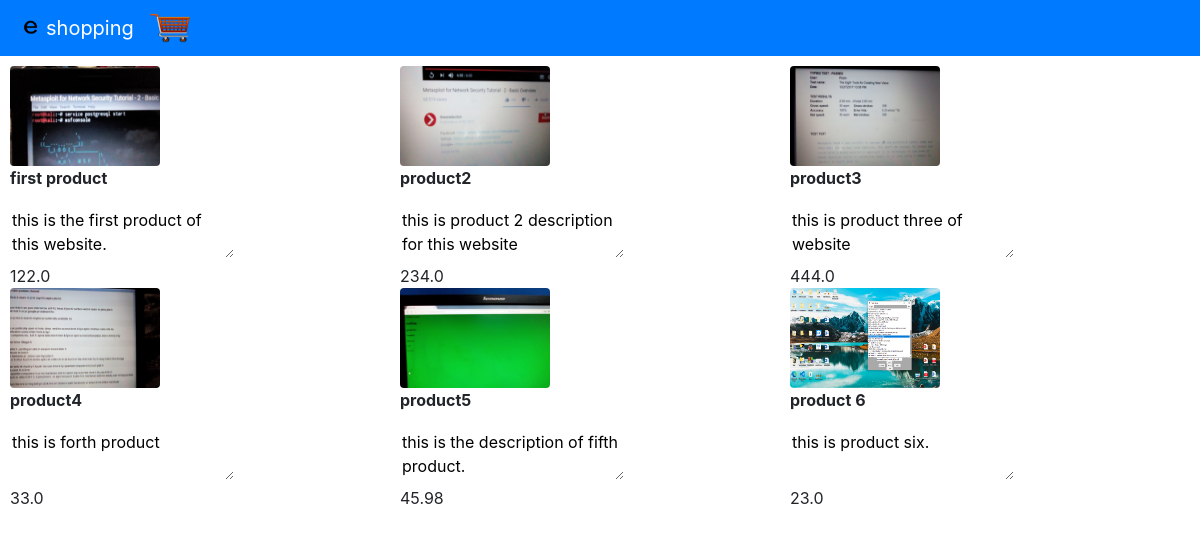
The page / on the database its author committed.
### products/models.py (models this page shows, shortened)
class Products_db(models.Model):
    Product_id = models.AutoField(primary_key=True)
    Product_img = models.ImageField()
    Product_name = models.CharField(max_length=50)
    Product_desc = models.TextField()
    Product_price = models.FloatField()
    available = models.BooleanField(default=True)
    hide = models.BooleanField(default=False)

### products/views.py (the view)
# urls.py: path('', views.index, name='index')
def index(request):
    all_products = Products_db.objects.all()
    return render(request,'products/index.html',{'all_products':all_products})

### templates/products/index.html
{% extends "base.html" %}
{% block content %}
<nav class="navbar navbar-expand-md navbar-dark bg-primary">
  <a class="navbar-brand" href="/">
    <img src="media/eshopping.png" width="30" height="30" class="d-inline-block align-top" alt="">shopping</a>
  <a href="/carts"><img src="media/carts.png" width="40" height="30" class="d-inline-block align-right" style="margin-right:16px;" > </a>
</nav>
<div class="container" style="padding:0px; margin:10px;">
  {% if all_products %}
  <div class="row">
    {% for product in all_products %}
    <div class="col-6 col-md-4"><img src="{{product.Product_img.url}}" class="rounded" height="100" width="150">
      <p class="font-weight-bold">{{product.Product_name}}</p>
       <textarea rows="2" style="border: 0ch;" >{{product.Product_desc}}</textarea>
      <br>
      {{ product.Product_price}}
    </div>
    {% endfor %}
  </div>
</div>
{% endif %}
{% endblock content %}

### templates/base.html (shortened to what this page needs)
<!doctype html>
<html lang="en">
  <head>
    <link rel="stylesheet" href="https://cdn.jsdelivr.net/npm/bootstrap@4.5.3/dist/css/bootstrap.min.css">
  </head>
  <body>
    {% block content %}
    {% endblock content %}
  </body>
</html>

### rows shown on the page
Products_db: Product_img (picture), Product_name "first product", Product_desc "this is the first product of this website.", Product_price "122.0"
Products_db: Product_img (picture), Product_name "product2", Product_desc "this is product 2 description for this website", Product_price "234.0"
Products_db: Product_img (picture), Product_name "product3", Product_desc "this is product three of website", Product_price "444.0"
Products_db: Product_img (picture), Product_name "product4", Product_desc "this is forth product", Product_price "33.0"
Products_db: Product_img (picture), Product_name "product5", Product_desc "this is the description of fifth product.", Product_price "45.98"
Products_db: Product_img (picture), Product_name "product 6", Product_desc "this is product six.", Product_price "23.0"
